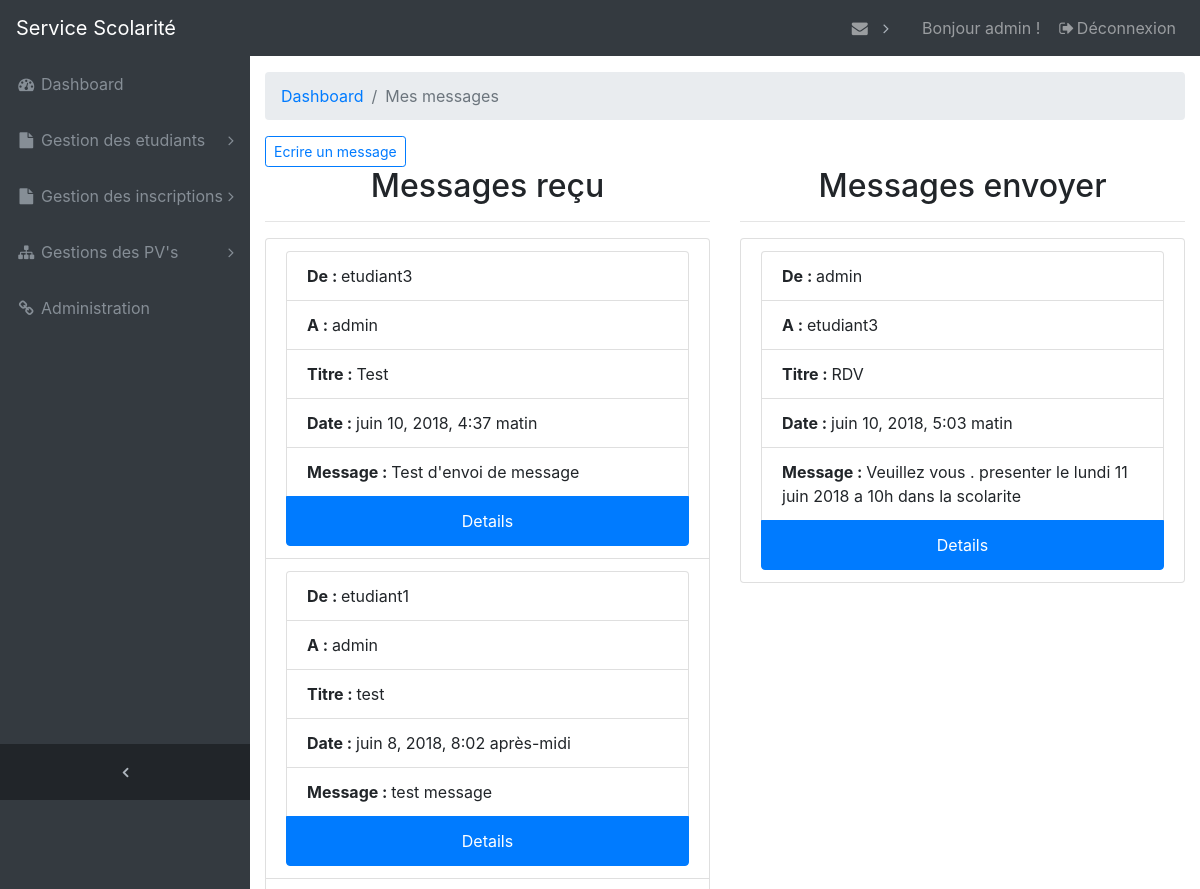
Before: /dashboard/messages/ (signed in, upper part) with the older database file.
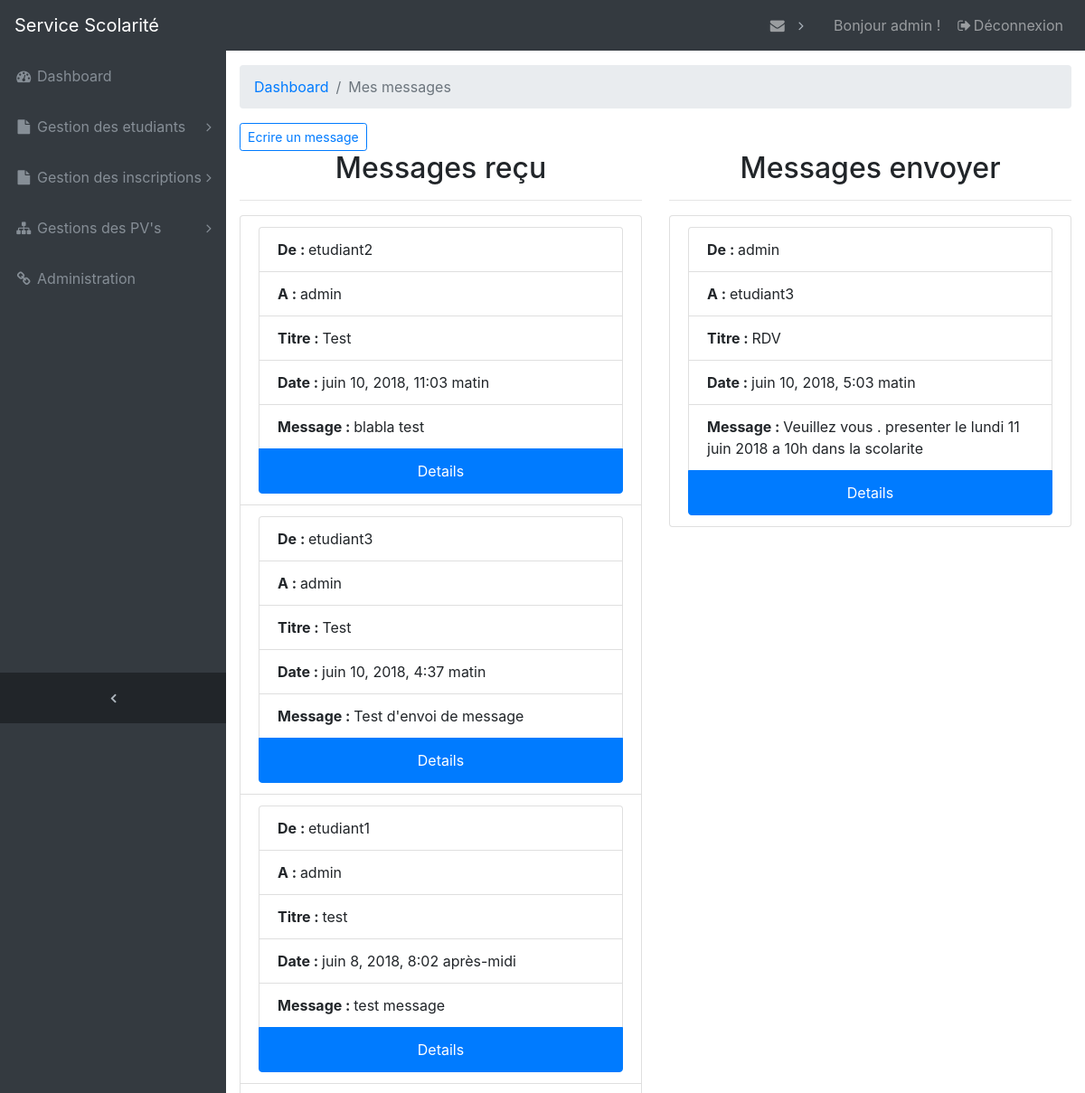
After: the same page with the newer database file.
### accounts/models.py (models this page shows, shortened)
class Message(models.Model):
    auteur = models.ForeignKey('auth.User', related_name='messages_envoyer')
    titre = models.CharField(max_length=250)
    destinataire = models.ForeignKey('auth.User', related_name='messages_recu')
    created_date = models.DateTimeField(auto_now_add=True)
    texte = models.TextField()
    open = models.BooleanField(default=False)
    class Meta:
        db_table = "message"
        verbose_name = "Message"
        verbose_name_plural = "Messages"

### dashboard/views.py (the view)
def liste_messages(request):
    if request.user.is_authenticated:
        get_messages = Message.objects.filter(
            Q(destinataire=request.user) & Q(open=False))
        messages_recu = Message.objects.filter(destinataire=request.user).order_by('-created_date')
        messages_envoyer = Message.objects.filter(auteur=request.user).order_by('-created_date')
        contexe = {
            'messages': get_messages,
            'messages_recu': messages_recu,
            'messages_envoyer': messages_envoyer,
        }
        return render(request, 'dashboard/messagerie/messages_liste.html', contexe)
    else:
        return redirect('login_account')

### dashboard/templates/dashboard/messagerie/messages_liste.html
{% extends 'dashboard/base.html' %}
{% load staticfiles %}
{% block content %}
    <ol class="breadcrumb">
        <li class="breadcrumb-item">
            <a href="{% url 'dashboard_home_page' %}">Dashboard</a>
        </li>
        <li class="breadcrumb-item active">Mes messages</li>
    </ol>
    <a class="btn btn-outline-primary btn-sm" href="{% url 'ecrire_message' %}" role="button">Ecrire un
        message</a>
    <div class="row">
        <div class="col">
            <h2 class="text-center">Messages reçu</h2>
            <hr>
            <ul class="list-group">
                {% if messages_recu %}
                    {% for message in messages_recu %}
                        <li class="list-group-item">
                            <ul class="list-group">
                                <li class="list-group-item"><strong>De : </strong>{{ message.auteur }}</li>
                                <li class="list-group-item"><strong>A : </strong> {{ message.destinataire }}</li>
                                <li class="list-group-item"><strong>Titre : </strong> {{ message.titre }}</li>
                                <li class="list-group-item"><strong>Date : </strong> {{ message.created_date }}</li>
                                <li class="list-group-item"><strong>Message : </strong>{{ message.texte }}</li>
                                <a class="list-group-item list-group-item-action active text-center"
                                   href="{% url 'message_details' pk=message.id %}"><span>Details</span></a>
                            </ul>
                        </li>
                    {% endfor %}
                {% else %}
                    <p class="text-center"> Pas de message pour l'instant</p>
                {% endif %}
            </ul>
        </div>
        <div class="col">
            <h2 class="text-center">Messages envoyer</h2>
            <hr>
            <ul class="list-group">
                {% if messages_envoyer %}
                    {% for message in messages_envoyer %}
                        <li class="list-group-item">
                            <ul class="list-group">
                                <li class="list-group-item"><strong>De : </strong>{{ message.auteur }}</li>
                                <li class="list-group-item"><strong>A : </strong> {{ message.destinataire }}</li>
                                <li class="list-group-item"><strong>Titre : </strong> {{ message.titre }}</li>
                                <li class="list-group-item"><strong>Date : </strong> {{ message.created_date }}</li>
                                <li class="list-group-item"><strong>Message : </strong>{{ message.texte }}</li>
                                <a class="list-group-item list-group-item-action active text-center"
                                   href="{% url 'message_details' pk=message.id %}"><span>Details</span></a>
                            </ul>
                        </li>
                    {% endfor %}
                {% else %}
                    <p class="text-center"> Pas de message pour l'instant</p>
                {% endif %}
            </ul>
        </div>
    </div>
{% endblock %}

Changed rows visible on the page:
added Message: auteur "etudiant2", destinataire "admin", titre "Test", created_date "juin 10, 2018, 11:03 matin", texte "blabla test", shown under "Messages reçu"
